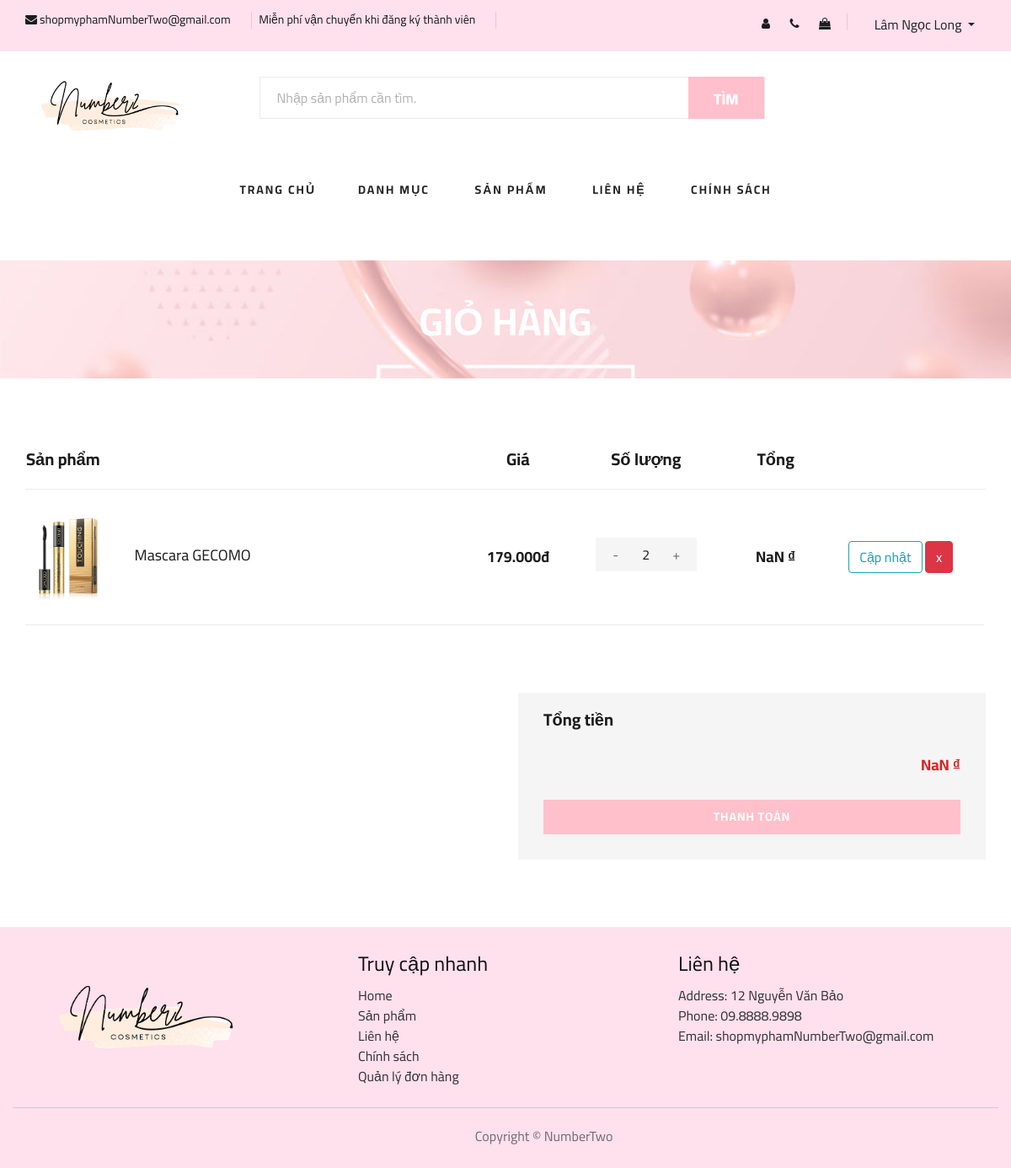
The page /cart.php (signed in) on the database its author committed.
### tables this page shows
CREATE TABLE `khachhang` (
  `MaKhachHang` int(11) NOT NULL,
  `HoTen` varchar(20) NOT NULL,
  `SoDienThoai` varchar(20) NOT NULL,
  `DiaChi` varchar(100) NOT NULL,
  `MatKhau` varchar(50) NOT NULL,
  `Email` varchar(100) NOT NULL,
  `trangThai` int(11) NOT NULL DEFAULT 1
);

CREATE TABLE `giohang` (
  `MaGioHang` int(11) NOT NULL,
  `SoLuong` int(11) NOT NULL,
  `MaKhachHang` int(11) NOT NULL,
  `MaSanPham` int(11) NOT NULL
);

CREATE TABLE `sanpham` (
  `MaSanPham` int(11) NOT NULL,
  `TenSanPham` varchar(100) NOT NULL,
  `SoLuongTon` int(11) NOT NULL DEFAULT 1,
  `MoTa` varchar(100) DEFAULT NULL,
  `GiaBan` double NOT NULL,
  `GiaNhap` double NOT NULL,
  `ThuongHieu` varchar(100) DEFAULT NULL,
  `HinhAnh` varchar(50) NOT NULL,
  `HanSuDung` date DEFAULT NULL,
  `LoaiSanPham` int(11) NOT NULL,
  `NhaCungCap` int(11) NOT NULL,
  `trangThai` tinyint(4) NOT NULL DEFAULT 1
);

### model/mCart.php (called while the page is built, shortened)
<?php
class MCart
{
    function getAllProduct()
    {
        $maKhachHang = $_SESSION['MaKhachHang'];
        $p = new ConnectDB();
        $con = null;
        if ($p->connect_DB($con)) {
            $str = "SELECT sp.TenSanPham,sp.MaSanPham,sp.HinhAnh, sp.GiaBan, gh.SoLuong, gh.MaGioHang FROM giohang gh JOIN sanpham sp ON gh.MaSanPham = sp.MaSanPham WHERE gh.MaKhachHang = '$maKhachHang';";
            $tbl = mysqli_query($con, $str);
            return $tbl;
        } else {
            return false;
        }
    }
}

### controller/cCart.php (called while the page is built, shortened)
<?php
include_once("Model/mCart.php");
class CCart
{
    function getAllProduct()
    {
        $p = new MCart();
        $tbl = $p->getAllProduct();
        return $tbl;
    }
}

### view/vCart.php (the view, shortened to what this page needs)
<?php
include_once("controller/cCart.php");
class VCart
{
    function viewAllProducts()
    {
        $p = new CCart();
        $tbl = $p->getAllProduct();
        showProduct($tbl);
    }
}
function showProduct($tbl)
{
    if ($tbl) {
        if (mysqli_num_rows($tbl) > 0) {
            while ($row = mysqli_fetch_assoc($tbl)) {
                echo '
                <tr>
                <form action="#" method="get">
                        <input type="hidden" name="MaGioHang" value="' . $row['MaGioHang'] . '">
                        <input type="hidden" name="MaSanPham" value="' . $row['MaSanPham'] . '">
                    <td class="shoping__cart__item">
                        <img src="img/' . $row['HinhAnh'] . '" alt="">
                        <h5>' . $row['TenSanPham'] . '</h5>
                    </td>
                    <td class="shoping__cart__price">
                        ' . number_format($row['GiaBan'], 0, ',', '.') . 'đ
                        <span class="_price" style="display: none;">' . $row['GiaBan'] . '</span>
                    </td>
                    <td class="shoping__cart__quantity">
                        <div class="quantity">
                            <div class="pro-qty">
                                <input type="text" class="_quantity" name="SoLuong" value="' . $row['SoLuong'] . '" onchange=renderPrice()>
                            </div>
                        </div>
                    </td>
                    <td class="shoping__cart__total">
                        ' . $row['GiaBan'] * $row['SoLuong'] . '
                    </td>
                    <td class="shoping__cart__quantity">
                        <button type="submit" name="btnUpdateProduct" class="btn btn-outline-info" onClick="return confirmUpdate();">Cập nhật</button>
                        <button type="submit" name="btnDeleteProduct" class="btn btn-danger" onClick="return confirmDelete();">x</button>
                    </td>
                </form>
                </tr>
                ';
            }
        }
    } else {
        echo "Vui lòng nhập dữ liệu!";
    }
}

### cart.php (shortened to what this page needs)
<!DOCTYPE html>
<html lang="zxx">
<head>
    <link rel="stylesheet" href="css/bootstrap.min.css" type="text/css">
    <link rel="stylesheet" href="css/font-awesome.min.css" type="text/css">
    <link rel="stylesheet" href="css/jquery-ui.min.css" type="text/css">
    <link rel="stylesheet" href="css/owl.carousel.min.css" type="text/css">
    <link rel="stylesheet" href="css/xemsanpham.css" type="text/css">
</head>
<body>
    <?php
    include("controller/cCart.php");
    ?>
    <header class="header">
        <div class="header__top">
            <div class="container">
                <div class="row">
                    <div class="col-lg-8 col-md-6">
                        <div class="header__top__left">
                            <ul>
                                <li><i class="fa fa-envelope"></i> shopmyphamNumberTwo@gmail.com</li>
                                <li>Miễn phí vận chuyển khi đăng ký thành viên</li>
                        </div>
                    </div>
                    <div class="col-lg-4 col-md-6">
                        <div class="header__top__right">
                            <div class="header__top__right__social">
                                <a href="./view/capnhatttcn.php"><i class="fa fa-user"></i></a>
                                <a href="contact.php"><i class="fa fa-phone"></i></a>
                                <a href="cart.php"><i class="fa fa-shopping-bag"></i></a>
                            </div>
                            <div class="header__top__right__auth">
                                <div class="dropdown">
                                    <button class="btn dropdown-toggle" type="button" id="dropdownMenuButton"
                                    data-toggle="dropdown" aria-haspopup="true" aria-expanded="false">
                                        <?php
                                        if (isset($_SESSION['MaKhachHang'])) {
                                            $tenTaiKhoan = $_SESSION['MaKhachHang'];
                                            $name = mysqli_query($conn, "SELECT * FROM `khachhang` WHERE `MaKhachHang`= $tenTaiKhoan");
                                            $kq = mysqli_fetch_array($name);
                                            echo $kq["HoTen"];
                                        }
                                        ?>
                                    </button>
                                </div>
                            </div>
                        </div>
                    </div>
                </div>
            </div>
        </div>
        <div class="container">
            <div class="row">
                <div class="col-lg-3">
                    <div class="header__logo">
                        <a href="./indexuser.php"><img src="./img/logo.png" alt=""></a>
                    </div>
                </div>
                <div class="hero__search">
                    <div class="hero__search__form">
                        <form action="#" method="get">
                            <input type="text" name="tim" placeholder="Nhập sản phẩm cần tìm.">
                            <button class="site-btn" type="submit" name="timkiem">TÌM</button>
                        </form>
                    </div>
                </div>
                <div class="col-lg-12">
                <nav class="header__menu">
                    <ul>
                        <li><a href="indexuser.php">Trang Chủ</a>
                        <li><a href="#">Danh Mục</a>
                        </li>
                        <li><a href="shop.php">Sản Phẩm</a></li>
                        <li><a href="contact.php">Liên Hệ</a></li>
                        <li><a href="chinhsach.php">Chính Sách</a></li>
                    </ul>
                </nav>
                </div>
            </div>
        </div>
    </header>
    <br>
    <br>
    <section class="breadcrumb-section set-bg" data-setbg="img/breadcrumb.jpg">
        <div class="container">
            <div class="row">
                <div class="col-lg-12 text-center">
                    <div class="breadcrumb__text">
                        <h2>GIỎ HÀNG</h2>
                    </div>
                </div>
            </div>
        </div>
    </section>
    <section class="shoping-cart spad">
        <div class="container">
            <div class="row">
                <div class="col-lg-12">
                    <div class="shoping__cart__table">
                        <table>
                            <thead>
                                <tr>
                                    <th class="shoping__product">Sản phẩm</th>
                                    <th>Giá</th>
                                    <th>Số lượng</th>
                                    <th>Tổng</th>
                                    <th></th>
                                    <th></th>
                                </tr>
                            </thead>
                            <tbody>
                                <?php
                                include('./view/vCart.php');
                                $cart = new VCart();
                                $cart->viewAllProducts()
                                ?>
                            </tbody>
                        </table>
                    </div>
                </div>
            </div>
            <div class="row">
                <div class="col-lg-6">
                </div>
                <div class="col-lg-6">
                    <div class="shoping__checkout">
                        <ul>
                            <li>
                                <h5>Tổng tiền</h5> <span id="allTotal">
                                </span>
                            </li>
                        </ul>
                        <a href="payment.php" class="primary-btn">Thanh Toán</a>
                    </div>
                </div>
            </div>
        </div>
    </section>
    <footer class="footer spad">
        <div class="container">
            <div class="row" style="margin: 20px 0 10px">
                <div class="col-lg-3 col-md-6 col-sm-6">
                    <div class="footer__about">
                        <div class="footer__about__logo" style="line-height: 150px">
                            <a href="./index.html"><img src="img/img-02logo.png" alt=""></a>
                        </div>
                    </div>
                </div>
                <div class="col-lg-4 col-md-6 col-sm-6 offset-lg-1">
                    <div class="footer__widget">
                        <h4>Truy cập nhanh</h4>
                        <ul style="list-style-type: none; color: #333; margin: 10px 0 0 0">
                            <li><a style="color: #333" href="./index.php">Home</a></li>
                            <li><a style="color: #333" href="./shop.php">Sản phẩm</a></li>
                            <li><a style="color: #333" href="./contact.php">Liên hệ</a></li>
                            <li><a style="color: #333" href="./chinhsach.php">Chính sách</a></li>
                            <li><a style="color: #333" href="./orderManage.php">Quản lý đơn hàng</a></li>
                        </ul>
                    </div>
                </div>
                <div class="col-lg-4 col-md-12">
                    <div class="footer__widget">
                        <h4>Liên hệ</h4>
                        <div class="footer__widget__social" style="margin: 10px 0 0 0">
                            <ul style="list-style-type: none; color: #333">
                                <li>Address: 12 Nguyễn Văn Bảo</li>
                                <li>Phone: 09.8888.9898</li>
                                <li>Email: shopmyphamNumberTwo@gmail.com</li>
                            </ul>
                        </div>
                    </div>
                </div>
            </div>
            <div class="row">
                <div class="col-lg-12" style="text-align: center !important; border-top: 1px solid #ccc; margin: 15px 0 0 0">
                    <div class="footer__copyright" ">
                        <div class="footer__copyright__text" style="width: 100%; margin: 10px 0px 0 4%">
                            <p> Copyright &copy; NumberTwo</p>
                        </div>
                    </div>
                </div>
            </div>
        </div>
    </footer>
</body>
</html>

### rows shown on the page
khachhang: HoTen "Lâm Ngọc Long"
giohang: sanpham.HinhAnh (picture), sanpham.TenSanPham "Mascara GECOMO", sanpham.GiaBan "179.000", SoLuong "2"
